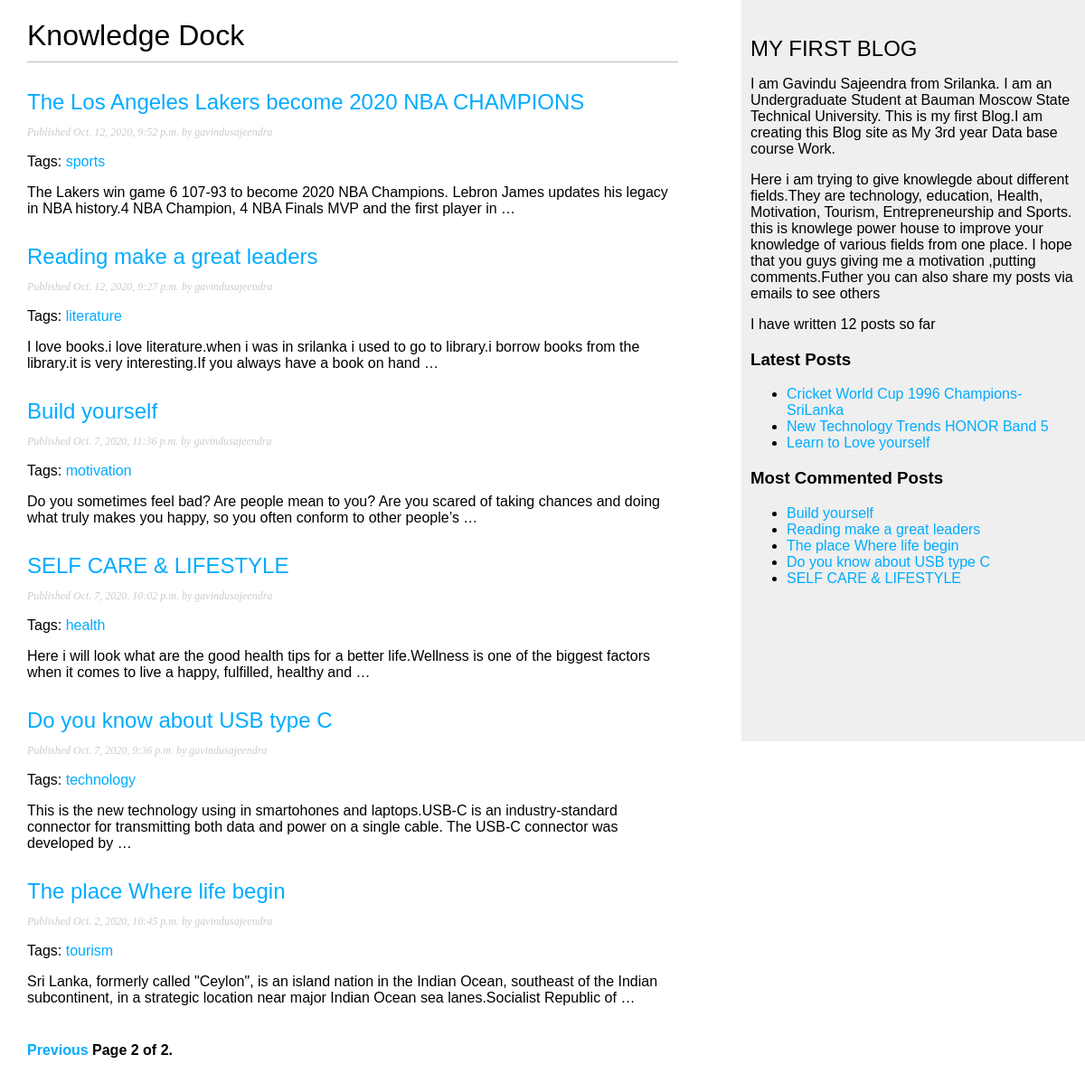
Screenshot of /blog/?page=2 with the database file from the repository.
### gavindublog/blog/models.py (models this page shows, shortened)
class Post(models.Model):
    STATUS_CHOICES = (('daft','Draft'),('published','Published'),
                      )
    title = models.CharField(max_length=250)
    slug = models.SlugField(max_length=250, unique_for_date='publish')
    author = models.ForeignKey(User,on_delete=models.CASCADE,related_name='blog_posts')
    body = models.TextField()
    publish = models.DateTimeField(default=timezone.now)
    created = models.DateTimeField(auto_now_add=True)
    updated = models.DateTimeField(auto_now=True)
    status = models.CharField(max_length=10,choices=STATUS_CHOICES,default='draft')
    objects = models.Manager() #default manager
    published =PublishedManager()#custom manager
    tags = TaggableManager()
    def get_absolute_url(self):
        return reverse('blog:post_detail',
            args= [self.publish.year,
                   self.publish.month,
                   self.publish.day,
                   self.slug])
    class Meta:
        ordering = ('-publish',)

### gavindublog/blog/views.py (the view)
# urls.py: path('',views.post_list,name='post_list'),
def post_list(request,tag_slug=None):
    object_list = Post.published.all()
    tag = None
    if tag_slug:
        tag = get_object_or_404(Tag,slug=tag_slug)
        object_list = object_list.filter(tags__in=[tag]) #given tag includes many to many relations
    paginator = Paginator(object_list,6) #6 posts in the single page
    page = request.GET.get('page')
    try:
        posts = paginator.page(page)
    except PageNotAnInteger:
        posts = paginator.page(1)
    except EmptyPage:
        posts = paginator.page(paginator.num_pages)
    return render(request,'blog/post/list.html',{'page':page,'posts':posts,'tag':tag}) #pushing the query set

### gavindublog/blog/models.py (called while the page is built)
    def get_queryset(self):
        return super(PublishedManager,self).get_queryset().filter(status='published')

### gavindublog/blog/templatetags/blog_tags.py (called while the page is built)
@register.simple_tag
def total_posts():
    return Post.published.count()

@register.simple_tag
def get_most_commented_posts(count=5):
    return Post.published.annotate(
        total_comments=Count('comments')
    ).order_by('-total_comments')[:count]

@register.inclusion_tag('blog/post/latest_posts.html')
def show_latest_posts(count=5):
    latest_posts = Post.published.order_by('-publish')[:count]
    return {'latest_posts':latest_posts}

### gavindublog/blog/templates/blog/post/list.html (shortened to what this page needs)
{% extends "blog/base.html" %}
{% block content %}
  <h1> Knowledge Dock </h1>
{% for post in posts %}
<h2>
    <a href="{{ post.get_absolute_url }}">
        {{ post.title}}
    </a>
</h2>
<p class="date">
    Published {{post.publish}} by {{ post.author}}
</p>
<p class"tags">
    Tags:
    {% for tag in post.tags.all %}
    <a href="{% url "blog:post_list_by_tag" tag.slug %}">
    {{ tag.name }}
    </a>
    {% endfor %}
</p>
{{ post.body| truncatewords:30|linebreaks  }}
{% endfor %}
{% include "pagination.html" with page=posts %}
{% endblock %}

### gavindublog/blog/templates/blog/base.html (shortened to what this page needs)
{% load blog_tags %}
{% load static %}
<html>
<head>
    <link href="{% static "css/blog.css" %}" rel = "stylesheet">
</head>
<body>
    <div id="content">
        {% block content %}
        {% endblock %}
    </div>
    <div id="sidebar">
        <h2> MY FIRST BLOG </h2>
        <p>
            I am Gavindu Sajeendra from Srilanka.
            I am an Undergraduate Student at Bauman Moscow State Technical University.
            This is my first Blog.I am creating this Blog site as My 3rd year Data base course Work.
        </p>
        <p>
            Here i am trying to give knowlegde about different fields.They are technology, education, Health, Motivation, Tourism, Entrepreneurship and Sports.
            this is knowlege power house to improve your knowledge of various fields from one place. I hope that you guys giving me a motivation ,putting comments.Futher you can also share my posts via emails to see others
        </p>
        <p> I have written {% total_posts %} posts so far  </p>
        <h3> Latest Posts </h3>
        {% show_latest_posts 3  %}
        <h3> Most Commented Posts </h3>
        {% get_most_commented_posts as  most_commented_posts %}
        <ul>
              {% for post in most_commented_posts %}
            <li>
                <a href="{{ post.get_absolute_url }}">{{ post.title }}</a>
            </li>
            {% endfor %}
        </ul>
    </div>
</body>
</html>

### gavindublog/blog/templates/blog/post/latest_posts.html
<ul>
    {% for post in latest_posts %}
    <li>
        <a href = "{{ post.get_absolute_url }}">{{ post.title }}</a>
    </li>
    {% endfor %}
</ul>

### gavindublog/blog/static/css/blog.css (style rules this page uses)
body { margin:0; padding:0; font-family:helvetica, sans-serif; }
a { color:#00abff; text-decoration:none; }
h1 { font-weight:normal; border-bottom:1px solid #bbb; padding:0 0 10px 0; }
h2 { font-weight:normal; margin:30px 0 0; }
#content { float:left; width:60%; padding:0 0 0 30px; }
#sidebar { float:right; width:30%; padding:10px; background:#efefef; height:100%; }
p.date { color:#ccc; font-family: georgia, serif; font-size: 12px; font-style: italic; }

### rows the page displays
Post: title "The Los Angeles Lakers become 2020 NBA CHAMPIONS", publish "Oct. 12, 2020, 9:52 p.m.", author "gavindusajeendra", body "The Lakers win game 6 107-93 to become 2020 NBA Champions. Lebron James updates his legacy in NBA history.4 NBA Champion, 4 NBA Finals MVP and the first player in …"
Tag: name "sports"
Post: title "Reading make a great leaders", publish "Oct. 12, 2020, 9:27 p.m.", author "gavindusajeendra", body "I love books.i love literature.when i was in srilanka i used to go to library.i borrow books from the library.it is very interesting.If you always have a book on hand …"
Tag: name "literature"
Post: title "Build yourself", publish "Oct. 7, 2020, 11:36 p.m.", author "gavindusajeendra", body "Do you sometimes feel bad? Are people mean to you? Are you scared of taking chances and doing what truly makes you happy, so you often conform to other people’s …"
Tag: name "motivation"
Post: title "SELF CARE & LIFESTYLE", publish "Oct. 7, 2020, 10:02 p.m.", author "gavindusajeendra", body "Here i will look what are the good health tips for a better life.Wellness is one of the biggest factors when it comes to live a happy, fulfilled, healthy and …"
Tag: name "health"
Post: title "Do you know about USB type C", publish "Oct. 7, 2020, 9:36 p.m.", author "gavindusajeendra", body "This is the new technology using in smartohones and laptops.USB-C is an industry-standard connector for transmitting both data and power on a single cable. The USB-C connector was developed by …"
Tag: name "technology"
Post: title "The place Where life begin", publish "Oct. 2, 2020, 10:45 p.m.", author "gavindusajeendra", body "Sri Lanka, formerly called \"Ceylon\", is an island nation in the Indian Ocean, southeast of the Indian subcontinent, in a strategic location near major Indian Ocean sea lanes.Socialist Republic of …"
Tag: name "tourism"
Post: title "Cricket World Cup 1996 Champions-SriLanka"
Post: title "New Technology Trends HONOR Band 5"
Post: title "Learn to Love yourself"

### other values shown
{{ page.number }} "2"
{{ page.paginator.num_pages }} "2"
